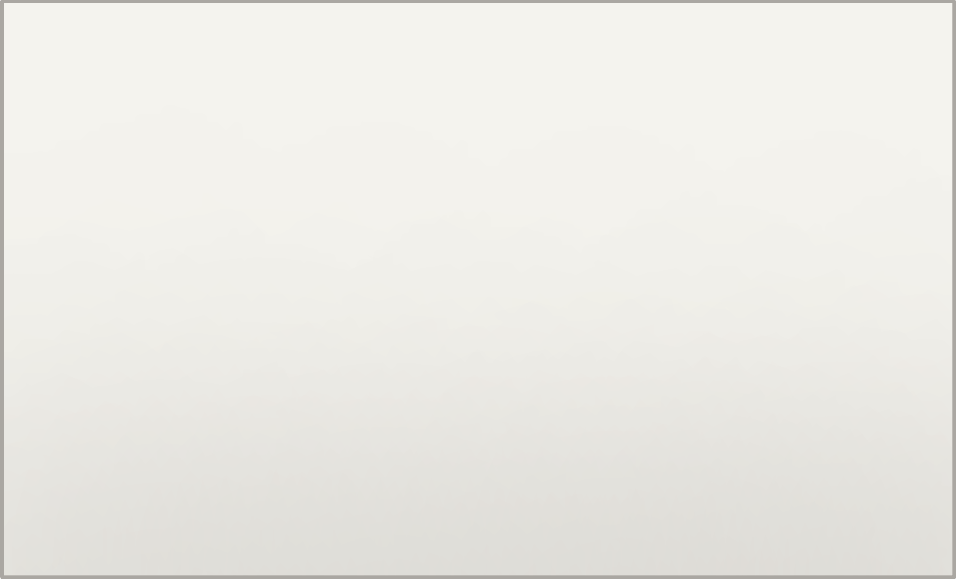
#> input picture card/base.png, 956 x 579 px
$ python cardgen.py
#> lines starting #> are read from the running program, lines starting #| are printed output that depends on the picture
#> in build_card, card is the input picture: PIL image 956x579 RGBA; mean R, G, B, A 235.7, 234.5, 229.4, 255
# -*- coding: utf-8 -*-
"""
cardgen.py — Generador oficial de la tarjeta de perfil de RCorps (956x579).
Alineado 1:1 con perfil.html y perfiles.html.
"""
import os
import argparse
from PIL import Image, ImageDraw, ImageFont

BASE_DIR = os.path.dirname(os.path.abspath(__file__))
CARD_DIR = os.path.join(BASE_DIR, "..", "card")
FONT_PATH = os.path.join(BASE_DIR, "..", "PixelArial11.ttf")

# ----------------- LAYOUT EXACTO PERFIL.HTML -----------------
CANVAS = "base.png"                      # 956x579
POS = {
    "foto":     (74, 66, 270, 260),       # foto_perfil.png
    "clan":     (171, 36, 76, 72),        # clan_icon.png (arriba de la foto)
    "tag":      (114, 308, 190, 38),      # tag badge (abajo de la foto, más compacto)
    "skill1":   (111, 356, 90, 84),       # skills.png slot 1
    "skill2":   (217, 356, 90, 84),       # skills.png slot 2
    "nombre":   (398, 52, 480, 56),       # large_area.png
    "clase":    (398, 118, 314, 52),      # medium_area.png
    "edad":     (398, 180, 235, 52),      # small_area.png
    "rango":    (643, 180, 235, 52),      # small_area.png
    "frase":    (398, 242, 480, 280),     # biografy.png
}

PIECE = {
    "foto":   "foto_perfil.png",
    "clan":   "clan_icon.png",
    "skill1": "skills.png",
    "skill2": "skills.png",
    "nombre": "large_area.png",
    "clase":  "medium_area.png",
    "edad":   "small_area.png",
    "rango":  "small_area.png",
    "frase":  "biografy.png",
}

INK = (43, 34, 24, 255)          # tinta oscura (texto)
LABEL = (122, 106, 84, 255)      # etiqueta (color cafe suave)
PAD = 16                         # relleno interno de las cajas

def font(px, bold=False):
    try:
        return ImageFont.truetype(FONT_PATH, px)
    except Exception:
        return ImageFont.load_default()

def paste_piece(card, key):
#> called with key = 'foto'
    x, y, w, h = POS[key]
    piece_file = PIECE[key]
    piece_path = os.path.join(CARD_DIR, piece_file)
    if os.path.exists(piece_path):
        piece = Image.open(piece_path).convert("RGBA")
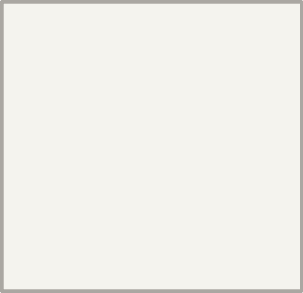
#> input picture card/foto_perfil.png, 303 x 293 px
#> piece is the input picture: PIL image 303x293 RGBA; mean R, G, B, A 240.5, 239.4, 234.4, 255
        if piece.size != (w, h):
            piece = piece.resize((w, h), Image.LANCZOS)
#> piece: PIL image 270x260 RGBA
        card.alpha_composite(piece, (x, y))
    return (x, y, w, h)

def paste_cover(card, img_input, box, margin=8, contain=False):
    """Pega una imagen recortada modo 'cover' o 'contain' dentro de una caja."""
    if not img_input:
        return
    x, y, w, h = box
    tw, th = w - 2 * margin, h - 2 * margin
    try:
        if isinstance(img_input, Image.Image):
            im = img_input.convert("RGBA")
        else:
            if not os.path.exists(img_input):
                return
            im = Image.open(img_input).convert("RGBA")

        if contain:
            s = min(tw / im.width, th / im.height)
            im = im.resize((int(im.width * s + 0.5), int(im.height * s + 0.5)), Image.LANCZOS)
            px = x + margin + (tw - im.width) // 2
            py = y + margin + (th - im.height) // 2
            card.alpha_composite(im, (px, py))
        else:
            s = max(tw / im.width, th / im.height)
            im = im.resize((int(im.width * s + 0.5), int(im.height * s + 0.5)), Image.LANCZOS)
            ox = (im.width - tw) // 2
            oy = (im.height - th) // 2
            im = im.crop((ox, oy, ox + tw, oy + th))
            card.alpha_composite(im, (x + margin, y + margin))
    except Exception as e:
        print(f"Error pegando imagen en {box}:", e)

def draw_label_value(dr, box, label, value):
    x, y, w, h = box
    fl = font(18)
    fv = font(22)
    lab = label + ":"
    value = str(value or "—")

    lbox = dr.textbbox((0, 0), lab, font=fl)
    vbox = dr.textbbox((0, 0), value, font=fv)

    lh = lbox[3] - lbox[1]
    vh = vbox[3] - vbox[1]

    vy = y + (h - vh) // 2 - vbox[1]
    ly = y + (h - lh) // 2 - lbox[1]

    dr.text((x + PAD, ly), lab, font=fl, fill=LABEL)
    lw = lbox[2] - lbox[0]
    dr.text((x + PAD + lw + 10, vy), value, font=fv, fill=INK)

def draw_wrapped(dr, box, label, text):
    x, y, w, h = box
    fl = font(18)
    ft = font(18)
    lab = label + ":"
    dr.text((x + PAD, y + PAD), lab, font=fl, fill=LABEL)

    ty = y + PAD + 28
    max_w = w - (PAD * 2)
    line, lines = "", []
    for word in str(text or "").split():
        test = (line + " " + word).strip()
        if dr.textbbox((0, 0), test, font=ft)[2] <= max_w:
            line = test
        else:
            lines.append(line); line = word
    if line:
        lines.append(line)
    for ln in lines[:6]:
        dr.text((x + PAD, ty), ln, font=ft, fill=INK)
        ty += 24

def build_card(nombre="", clase="", edad="", rango="", zodiac="", frase="",
               foto=None, clan=None, tag=None, skills=(), out="tarjeta.png"):
    card = Image.open(os.path.join(CARD_DIR, CANVAS)).convert("RGBA")

    # 1. Pegar estructuras base
    for key in ["foto", "nombre", "clase", "edad", "rango", "frase", "skill1", "skill2"]:
        paste_piece(card, key)

    # 2. Pegar foto de perfil
    if foto:
        paste_cover(card, foto, POS["foto"], margin=14)

    # 3. Pegar insignia de Clan (arriba de la foto)
    if clan:
        paste_piece(card, "clan")
        paste_cover(card, clan, POS["clan"], margin=6, contain=True)

    # 4. Pegar Tag badge (abajo de la foto)
    if tag:
        paste_cover(card, tag, POS["tag"], margin=0, contain=True)

    # 5. Pegar Skills (slots 1 y 2)
    if len(skills) > 0 and skills[0]:
        paste_cover(card, skills[0], POS["skill1"], margin=8, contain=True)
    if len(skills) > 1 and skills[1]:
        paste_cover(card, skills[1], POS["skill2"], margin=8, contain=True)

    # 6. Dibujar textos
    dr = ImageDraw.Draw(card)
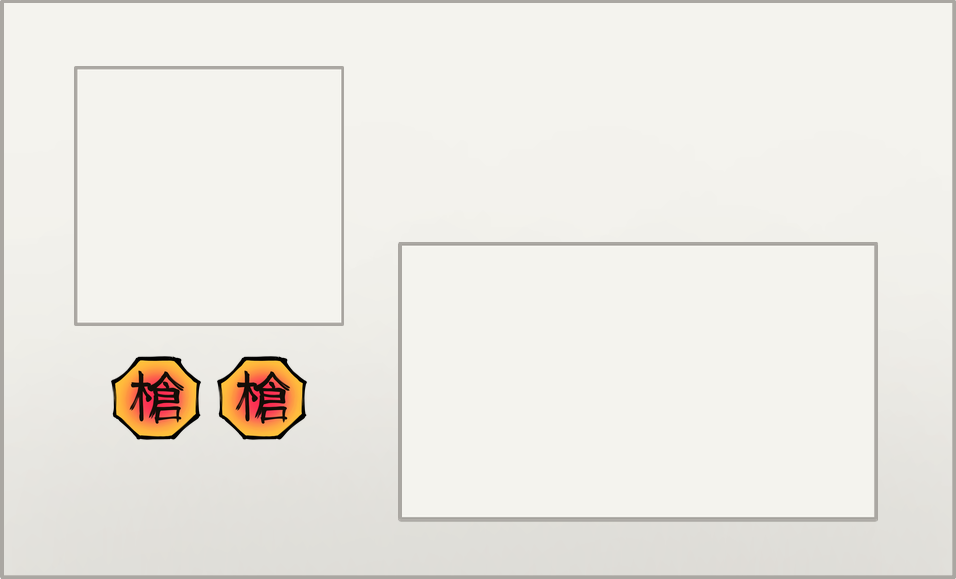
#> card: PIL image 956x579 RGBA; mean R, G, B, A 235.8, 233.2, 227.1, 255; transparent parts drawn white
    draw_label_value(dr, POS["nombre"], "Nombre", nombre)
    draw_label_value(dr, POS["clase"], "Clase", clase or zodiac)
    draw_label_value(dr, POS["edad"], "Edad", edad)
    draw_label_value(dr, POS["rango"], "Rango", rango)
    draw_wrapped(dr, POS["frase"], "Biografía", frase)

    return card

if __name__ == "__main__":
    ap = argparse.ArgumentParser()
    ap.add_argument("--nombre", default="ripirin")
    ap.add_argument("--clase", default="SS")
    ap.add_argument("--edad", default="20")
    ap.add_argument("--rango", default="Mod")
    ap.add_argument("--frase", default="Algun dia los voy a Radiar")
    ap.add_argument("--out", default="tarjeta_demo.png")
    a = ap.parse_args()
    build_card(a.nombre, a.clase, a.edad, a.rango, frase=a.frase, out=a.out).save(a.out)
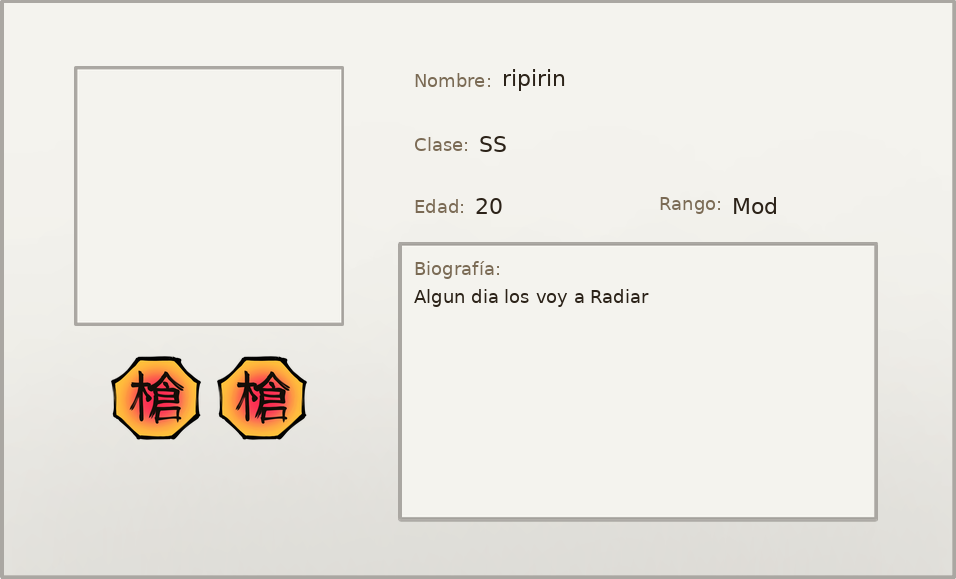
#> saved as tarjeta_demo.png: PIL image 956x579 RGBA; mean R, G, B, A 234.8, 232.1, 226, 255; transparent parts drawn white
    print("OK ->", a.out)
